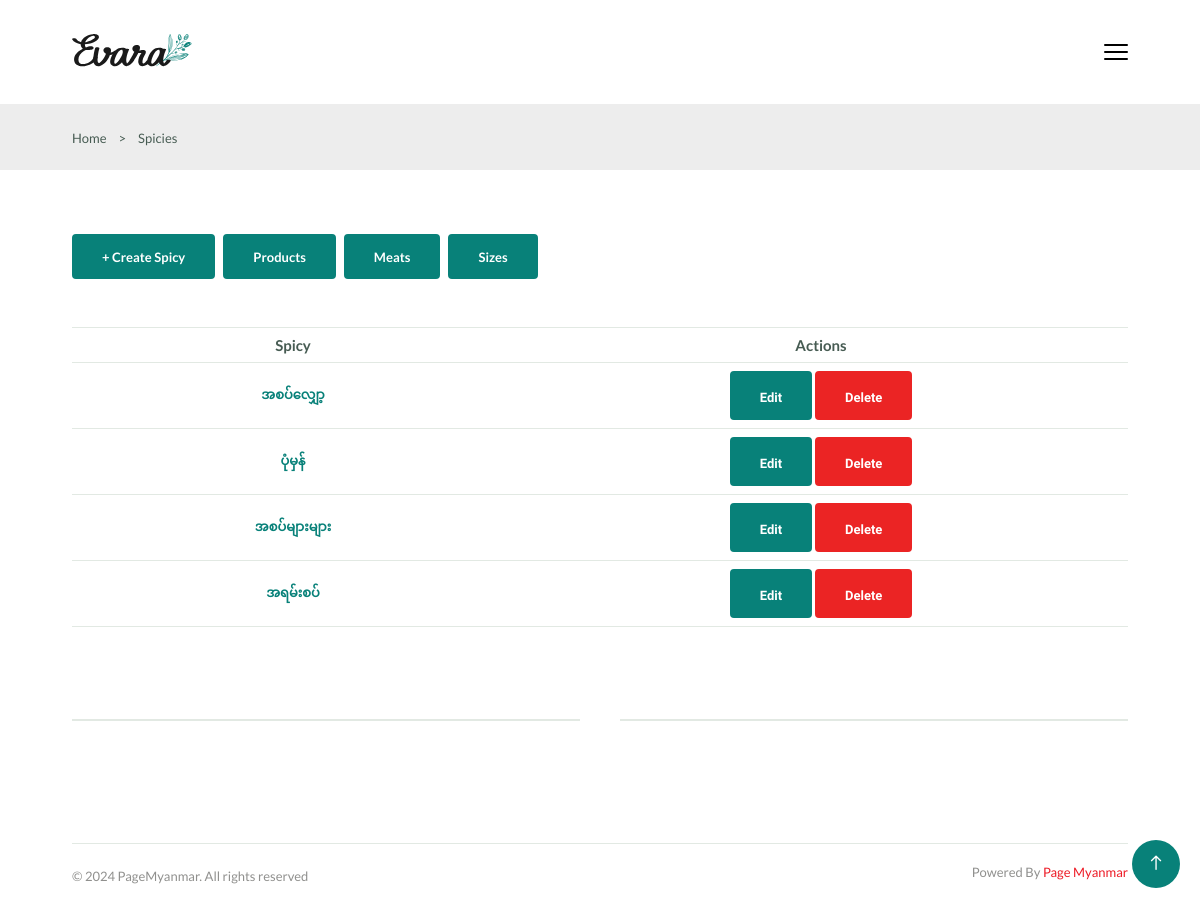
The app's page /spicies/ (signed in) with its own data.
### app/models.py (models this page shows)
class SpicyModel(models.Model):
    name = models.CharField(max_length=200)
    created_at = models.DateTimeField(auto_now_add=True)
    updated_at = models.DateTimeField(auto_now=True)

### app/views.py (the view)
# urls.py: path('spicies/',Spicies),
@login_required(login_url=settings.LOGIN_URL)
@role_permission_required('app.view_spicymodel')
def Spicies(request):
    spicies = SpicyModel.objects.all()
    context = {
        'spicies':spicies
    }
    return render(request, 'spicies.html', context)

### app/context_processors.py (called while the page is built, shortened)
def Counts(request):
    table_id = request.resolver_match.kwargs.get('id')  # Get `id` from the URL kwargs
    return {
        'cart_count': 0,
    }

### app/templatetags/custom_permissions.py (called while the page is built)
@register.filter
def has_role_permission(user, permission_codename):
    if user.is_authenticated and hasattr(user, 'has_permission'):
        return user.has_permission(permission_codename)
    return False

### authentication/models.py (called while the page is built)
    def has_permission(self, perm_codename):
        if self.role:
            return self.role.permissions.filter(codename=perm_codename).exists()
        return False

### templates/spicies.html (shortened to what this page needs)
{% extends 'components/base.html' %}
{% block body %}
{% load custom_permissions %}
<section class="breadcrumb">
    <ul class="breadcrumb__list flex container">
        <li><a href="/" class="breadcrumb__link">Home</a></li>
        <li><span class="breadcrumb__link">></span></li>
        <li><span class="breadcrumb__link">Spicies</span></li>
    </ul>
</section>
<section class="cart section--lg container">
    {% if request.user|has_role_permission:'add_spicymodel' %}
    <div class="flex" style="margin-bottom: 3rem;">
        <button onclick="window.location.href='/create-spicy/'" class="btn btn--md">+ Create Spicy</button>
        <button onclick="window.location.href='/products/'" class="btn btn--md">Products</button>
        <button onclick="window.location.href='/meats/'" class="btn btn--md">Meats</button>
        <button onclick="window.location.href='/sizes/'" class="btn btn--md">Sizes</button>
    </div>
    {% endif %}
    <div class="table__container">
        <table class="table">
            <tr>
                <th>Spicy</th>
                {% if request.user|has_role_permission:'change_spicymodel' and request.user|has_role_permission:'delete_spicymodel' %}
                <th style="width: 300px;">Actions</th>
                {% endif %}
            </tr>
            {% for spicy in spicies %}
            <tr>
                <td>
                    <h3 style="white-space: nowrap;" class="table__title">{{spicy.name}}</h3>
                </td>
                {% if request.user|has_role_permission:'change_spicymodel' and request.user|has_role_permission:'delete_spicymodel' %}
                <td style="width: 300px;">
                    <a href="/update-spicy/{{spicy.id}}/" class="btn btn-es">Edit</a>
                    <a href="/update-spicy/{{spicy.id}}/" class="btn btn-es delete">Delete</a>
                </td>
                {% endif %}
            </tr>
            {% endfor %}
        </table>
    </div>
    <div class="divider">
        <i class="fi fi-rs-fingerprint"></i>
    </div>
</section>
{% endblock %}

### static/css/style.css (style rules this page uses)
:root { --header-height: 4rem; --first-color: hsl(176, 88%, 27%); --first-color-alt: hsl(129, 44%, 94%); --second-color: hsl(34, 94%, 87%); --title-color: hsl(0, 0%, 13%); --text-color: hsl(154, 13%, 32%); --text-color-light: hsl(60, 1%, 56%); --body-color: hsl(0, 0%, 100%); --container-color: hsl(0, 0%, 93%); --border-color: hsl(129, 36%, 85%); --border-color-alt: hsl(133, 15%, 90%); --delete-color: hsl(0, 83%, 53%); --image-bg-color: #f1f1f1; --body-font: 'Lato', sans-serif; --second-font: 'Spartan', sans-serif; --big-font-size: 3.5rem; --h1-font-size: 2.75rem; --h2-font-size: 2rem; --h3-font-size: 1.75rem; --h4-font-size: 1.375rem; --large-font-size: 1.125rem; --normal-font-size: 1rem; --small-font-size: 0.875rem; --smaller-font-size: 0.75rem; --tiny-font-size: 0.6875rem; --weight-400: 400; --weight-500: 500; --weight-600: 600; --weight-700: 700; --transition: cubic-bezier(0, 0, 0.05, 1); --transition-ease-in-out: all 0.3s ease-in-out; }
@media screen and (max-width: 1200px) { :root { --big-font-size: 2.25rem; --h1-font-size: 2rem; --h2-font-size: 1.375rem; --h3-font-size: 1.25rem; --h4-font-size: 1.125rem; --large-font-size: 1rem; --normal-font-size: 0.9375rem; --small-font-size: 0.8125rem; --smaller-font-size: 0.6875rem; --tiny-font-size: 0.625rem; } }
* { margin: 0; padding: 0; box-sizing: border-box; }
input, textarea, select, body { color: var(--text-color); font-family: var(--body-font); font-size: var(--normal-font-size); font-weight: var(--weight-400); }
body { background-color: var(--body-color); }
h1, h2, h3, h4 { font-family: var(--second-font); color: var(--title-color); font-weight: var(--weight-600); }
ul { list-style: none; }
a { text-decoration: none; }
button, label { cursor: pointer; }
button, textarea, input, select { background-color: transparent; border: none; outline: none; }
table { width: 100%; border-collapse: collapse; }
.container { max-width: 1440px; margin-inline: auto; padding-inline: .75rem; }
.section--lg { padding-block: 4rem; }
.btn, .swal2-confirm, .swal2-cancel { display: inline-block; background: var(--first-color); border: 2px solid var(--first-color); color: var(--body-color); padding-inline: 1.75rem; height: 49px; line-height: 49px; border-radius: .25rem; font-family: var(--second-font); font-size: var(--small-font-size); font-weight: var(--weight-700); transition: all 0.4s var(--transition); }
.btn--md, .btn--sm, .btn--es { font-family: var(--body-font); }
.btn--md { height: 45px; line-height: 42px; }
.delete, .swal2-cancel { background-color: var(--delete-color); border-color: var(--delete-color); }
.flex { display: flex; align-items: center; column-gap: 0.5rem; }
.breadcrumb { background-color: var(--container-color); padding-block: 1.5rem; }
.breadcrumb__list { column-gap: 0.75rem; }
.breadcrumb__link { color: var(--text-color); font-size: var(--small-font-size); }
.table__container { overflow-x: auto; }
.table { table-layout: fixed; margin-bottom: 2rem; }
.table tr { border-top: 1px solid var(--border-color-alt); }
.table tr:last-child { border-bottom: 1px solid var(--border-color-alt); }
.table tr th:nth-child(1), .table tr td:nth-child(1) { width: 216px; }
.table tr th:nth-child(2), .table tr td:nth-child(2) { width: 400px; }
.table tr th, .table tr td { padding: 0.5rem; text-align: center; }
.table__title, .table__description, .table__price, .table__subtotal, .table__trash, .table__stock { font-size: var(--small-font-size); }
.table__title, .table__stock { color: var(--first-color); }
.divider { position: relative; text-align: center; margin-block: 3rem; }
.divider::before { content: ''; position: absolute; top: 50%; left: 0; width: 100%; border-top: 2px solid var(--border-color-alt); }
.divider i { color: var(--text-color-light); background-color: var(--body-color); font-size: 1.25rem; padding-inline: 1.25rem; position: relative; z-index: 10; }
@media screen and (max-width: 1520px) { .container { max-width: 1260px; } }
@media screen and (max-width: 1320px) { .container { max-width: 1080px; } }

### records on screen
SpicyModel: name "အစပ်လျှော့"
SpicyModel: name "ပုံမှန်"
SpicyModel: name "အစပ်များများ"
SpicyModel: name "အရမ်းစပ်"
